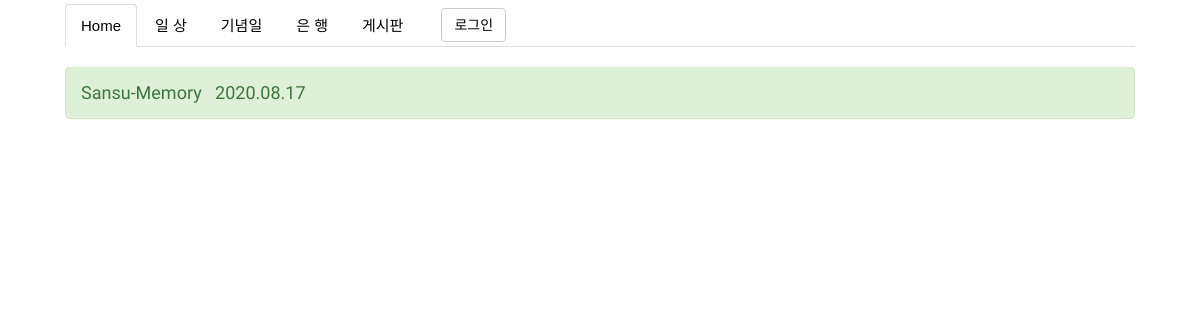
The page /daily_list/ on the database as committed earlier.
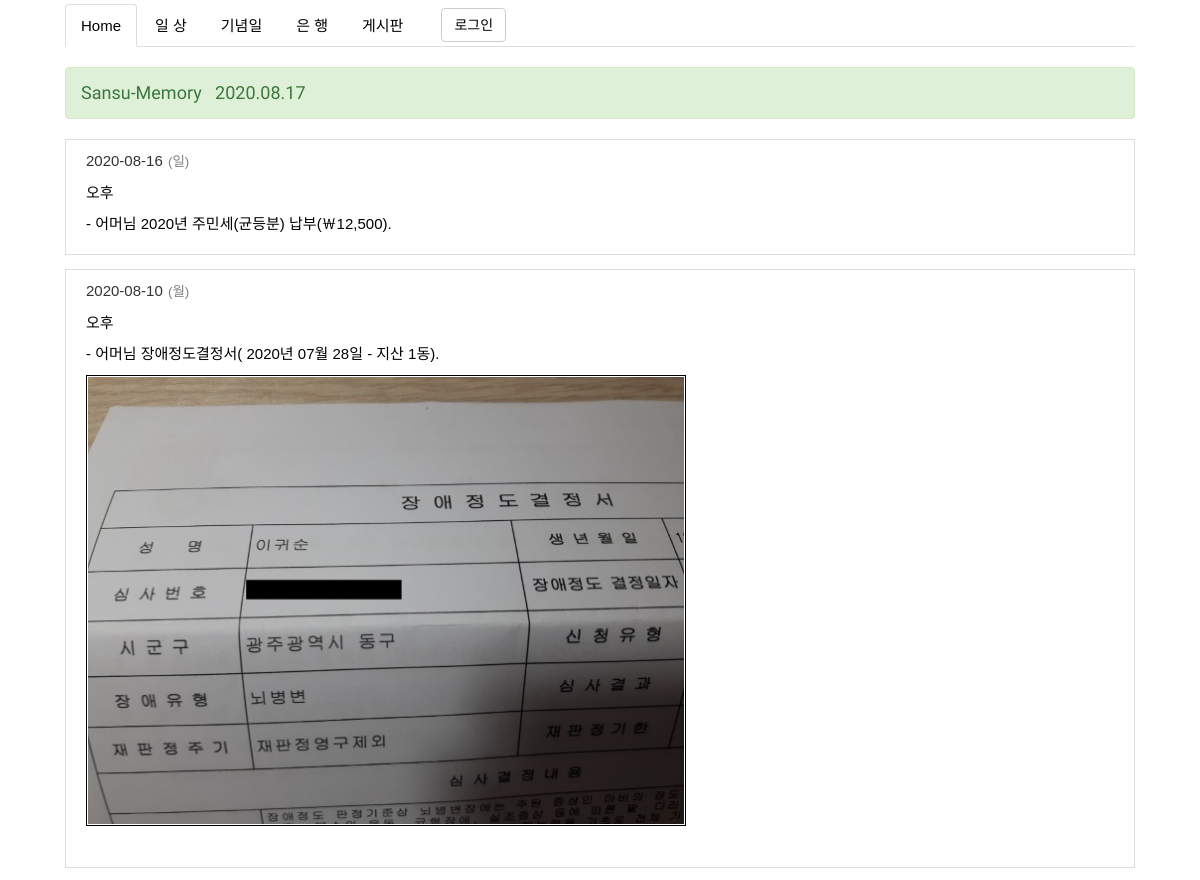
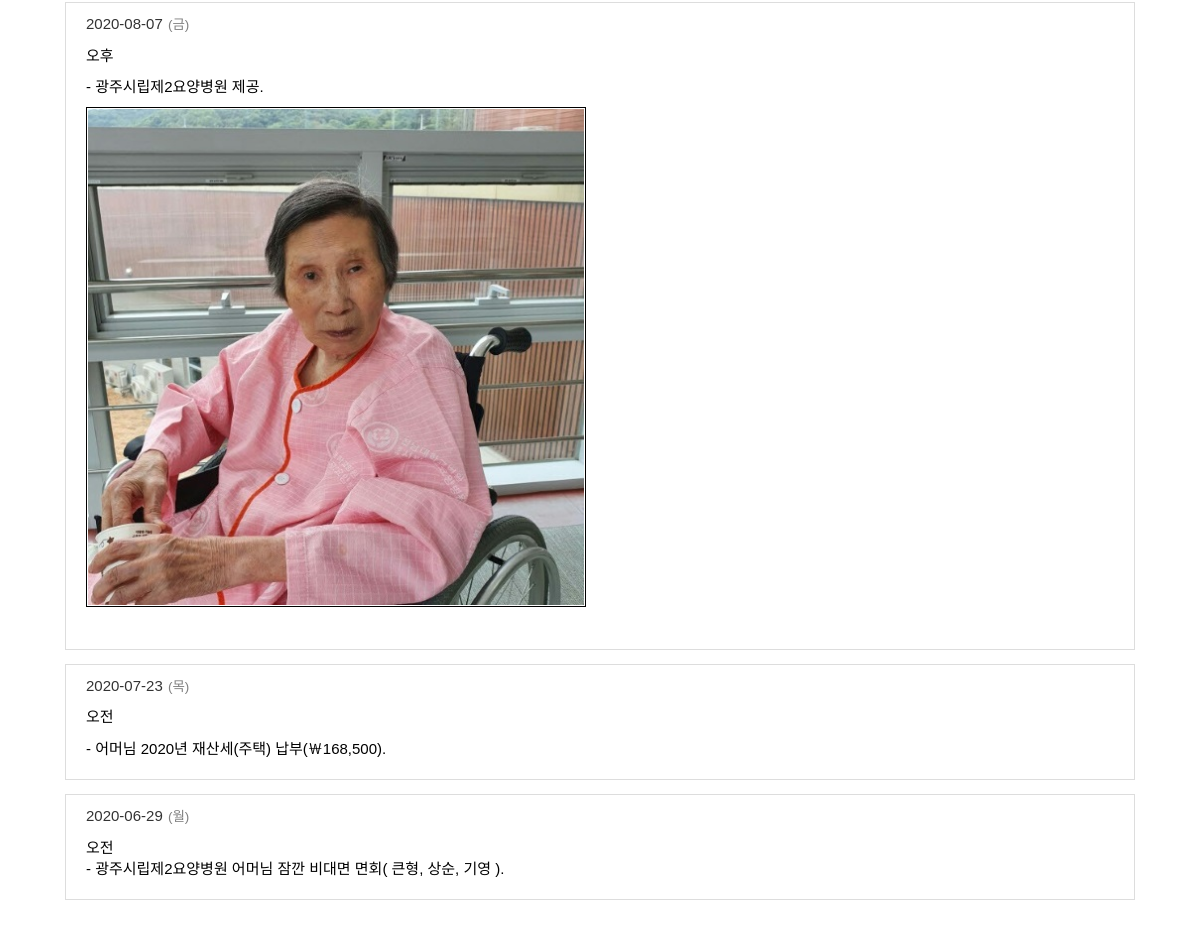
The same page on the database as committed later (2 pictures, top to bottom).
### family_site/models.py (models this page shows, shortened)
class Daily(models.Model):
    daily_date = models.DateField('날자', help_text='날자입력')
    daily_day = models.CharField('요일', max_length=4, help_text='토요일 입력')
    daily_content = models.TextField('글내용', help_text='summernote 글 내용')
    daily_created_date = models.DateTimeField('생성일', default=timezone.now, help_text='생성날자')
    daily_published_date = models.DateTimeField('수정일', auto_now=True, help_text='수정날자')
    class Meta:
        ordering = ('-id',)

### family_site/views.py (the view)
# urls.py: path('daily_list/', views.DailyListView.as_view(), name='daily_list'),
class DailyListView(ListView):
    model = Daily
    template_name = 'family_site/daily/daily_list.html'

### family_site/templates/family_site/daily/daily_list.html
{% extends 'main_layout.html' %}
{% load static %}
{% block stylesheet %} {% static 'family_site/css/daily/daily_list.css' %} {% endblock stylesheet %}
{% block content1 %}
{% for i in object_list%}
<div id='daily'>
    <ul>
        <li><span>{{ i.daily_date|date:'Y-m-d' }}</span> <span>({{ i.daily_day }})</span></li>
        <li><span>{{ i.daily_content|safe }}</span></li>
    </ul>
</div>
{% endfor %}
{% endblock content1 %}

### templates/main_layout.html (shortened to what this page needs)
<!DOCTYPE html>
{% load static %}
{% load humanize %}
<html lang="ko">
<head>
    <link rel="stylesheet" href="https://maxcdn.bootstrapcdn.com/bootstrap/3.3.7/css/bootstrap.min.css" />
    <link rel="stylesheet" type="text/css" href="{% static 'css/main_layout.css' %}" />
    <link rel="stylesheet" type="text/css" href="{% block stylesheet %}  {% endblock stylesheet %}" />
</head>
<body>
<div data-role="page">
<div id="base_page_wrap">
    <div class="container-fluid" id="nav">
            <ul class="nav nav-tabs">
            <li class="active"><a href="{% url 'sansu' %}">Home</a></li>
            <li><a href="{% url 'family_site:daily_list' %}">일 상</a></li>
            <li><a href="{% url 'family_site:anniversary_list' %}">기념일</a></li>
            <li><a href="{% url 'family_site:gwbank_list' %}">은 행</a></li>
            <li><a href="{% url 'family_site:note_list' %}">게시판</a></li>
            <li id='login_signup'>
                {% if user.is_active %}
                    <span class='welcome'>Welcome<strong>{% firstof user_get_short_name user.get_username  %}</strong>&nbsp;&nbsp;<a class='btn btn-default' href="{% url 'account_logout' %}">로그아웃</a></span>
                {% else %}
                    <span class='welcome'>
                        <a class='btn btn-default' href='{% url 'family_site:kakao_login' %}'>로그인</a>
                    </span>
                {% endif %}
            </li>
           </ul>
    </div>
    <div class="container-fluid">
        <div class="row">
            <div class="col-xs-12">
                <h4 class="alert alert-success" role="alert">Sansu-Memory &nbsp;&nbsp;{% now 'Y.m.d' %}</h4>
                {% block content1 %}{% endblock content1 %}
            </div>
        </div>
    </div>
    <div class="container-fluid">
        <div class="row">
            <div class="col-xs-12">
            </div>
        </div>
    </div>
</div>
</div>
    <br><br><br><br><br><br>
</body>
</html>

### staticfiles/css/main_layout.css (style rules this page uses)
* { padding: 0px; margin: 0px; font-size: 15px; font-family: "맑은 고딕", 나눔고딕, 고딕, Arial, Tahoma, "Trebuche MS", "Times New Roman", 바탕, 바탕체; word-wrap: break-word; }
#nav a:link, a:visited, a:hover, a:active { color: black; font-weight: normal; }
#base_page_wrap { max-width: 1100px; margin: 0 auto; border-top: 4px solid white; }
#base_page_wrap h4 { margin-top: 20px; margin-bottom: 20px; }
h4 { color: gray; text-align: left; font-family: 'Miltonian Tattoo', cursive; }
#login_signup { padding-left: 20px; padding-top: 4px; }

### family_site/static/family_site/css/daily/daily_list.css (style rules this page uses)
#daily { border: 1px solid #dddddd; padding: 10px 10px 10px 20px; margin-bottom: 14px; display: block; overflow: auto; }
#daily > ul { list-style: none; }
#daily > ul > li:first-child > span+span { font-size: 0.9em; color: gray; padding-left: 1px; }
#daily ul> li:nth-child(2) > span { font-size: 0.9em; color: black; padding-top: 10px; display: block; }
img { display: block; max-width: 98%; max-height: 98%; position: relative; overflow: hidden; border: 1px solid #000000; padding: 1px; }

Rows that differ between the two databases and show on the page:
added Daily: daily_date "2020-08-16", daily_day "일", daily_content "오후 - 어머님 2020년 주민세(균등분) 납부(￦12,500)."
added Daily: daily_date "2020-08-10", daily_day "월", daily_content "오후 - 어머님 장애정도결정서( 2020년 07월 28일 - 지산 1동).", daily_content (picture)
added Daily: daily_date "2020-08-07", daily_day "금", daily_content "오후 - 광주시립제2요양병원 제공.", daily_content (picture)
added Daily: daily_date "2020-07-23", daily_day "목", daily_content "오전 - 어머님 2020년 재산세(주택) 납부(￦168,500)."
added Daily: daily_date "2020-06-29", daily_day "월", daily_content "오전 - 광주시립제2요양병원 어머님 잠깐 비대면 면회( 큰형, 상순, 기영 )."
